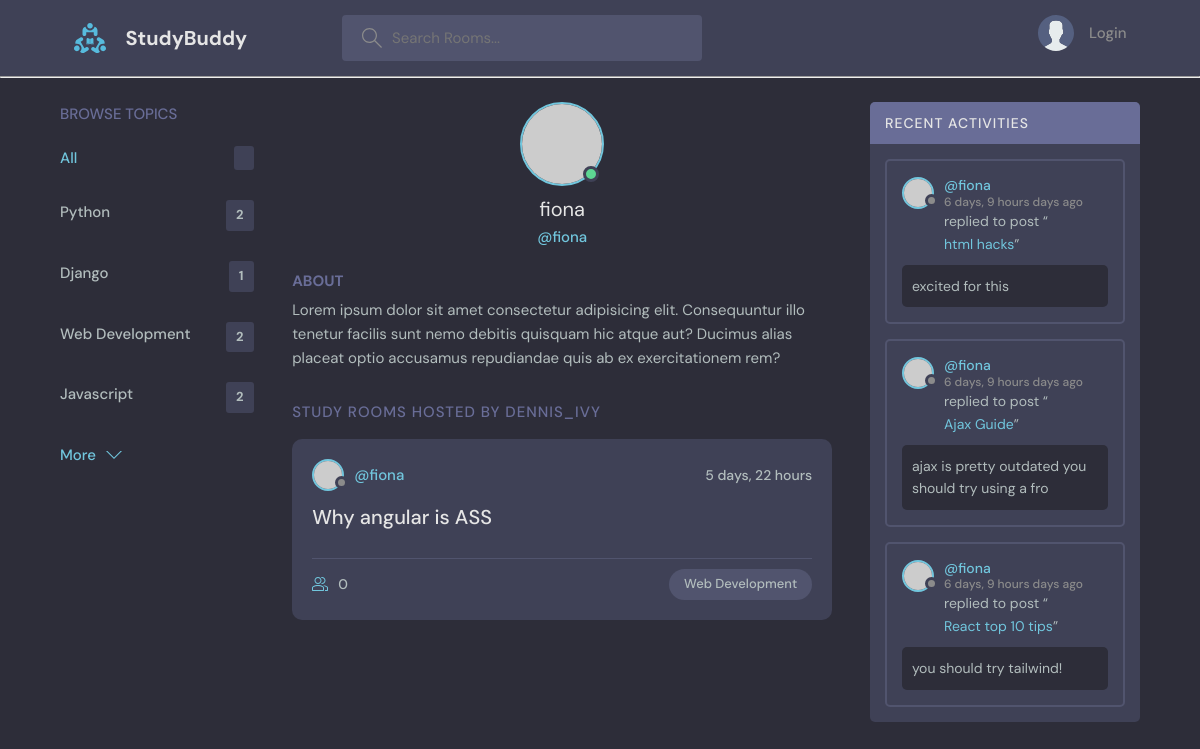
Page /profile/5/ on the earlier database version.
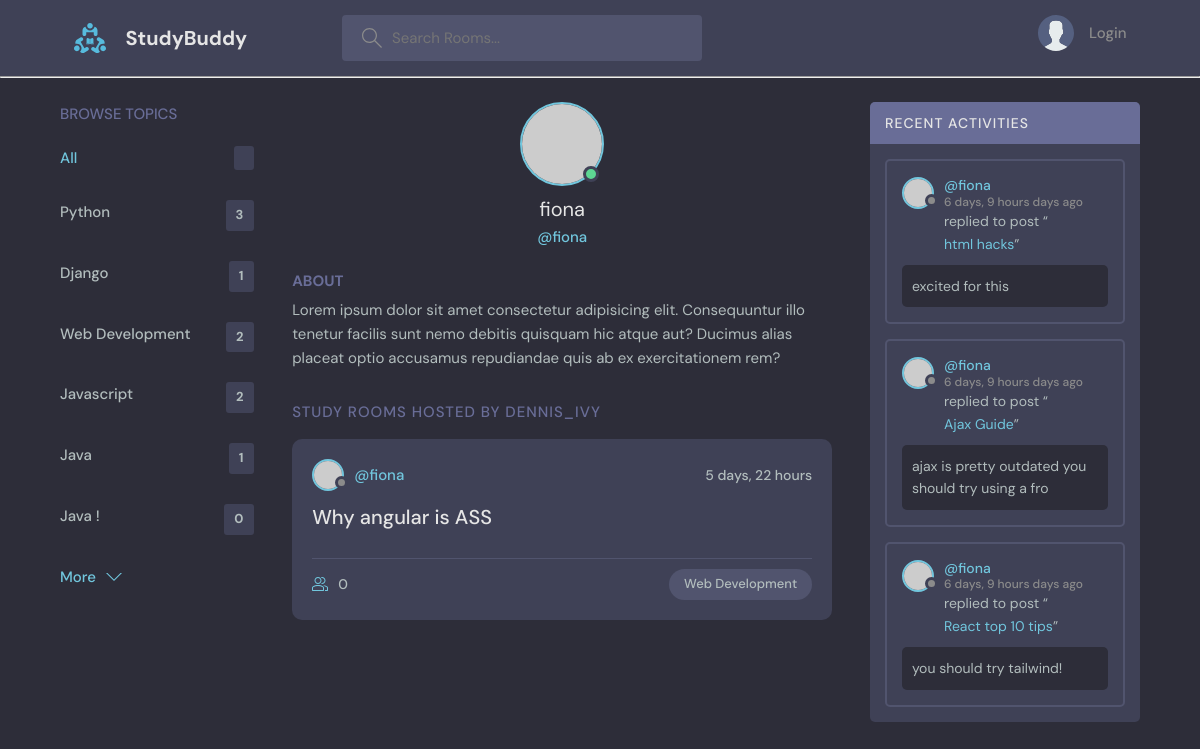
Same page on the later database version.
### base/models.py (models this page shows, shortened)
class Topic(models.Model):
    name = models.CharField(max_length=200)

class Room(models.Model):
    host = models.ForeignKey(User , on_delete=models.SET_NULL , null=True)
    topic = models.ForeignKey(Topic , on_delete=models.SET_NULL , null=True) # When the topic is deleted room will remain
    name = models.CharField(max_length=200)
    description = models.TextField(null=True ,blank=True, max_length=200) # Null meaning it can be blank
    participants = models.ManyToManyField(User , related_name="participants" , blank=True)
    updated = models.DateTimeField(auto_now=True) #Automatic DateTimeField | Everytime we save
    created = models.DateTimeField(auto_now_add=True) #When we first save
    class Meta:
        ordering = ['-updated', '-created'] # if with "-" it will be reversed
    def __str__(self):
        return self.name

class Message(models.Model):
    user = models.ForeignKey(User , on_delete=models.CASCADE) # A message only has one user
    room = models.ForeignKey(Room , on_delete=models.CASCADE) # CASCADE Means if room is deleted the Message will also be deleted
    body = models.TextField(max_length=250)
    updated = models.DateTimeField(auto_now=True) #Automatic DateTimeField | Everytime we save
    created = models.DateTimeField(auto_now_add=True) #When we first save
    class Meta:
        ordering = ['-updated', '-created'] # if with "-" it will be reversed
    def __str__(self):
        return self.body[0:50]

### base/views.py (the view)
# urls.py: path('profile/<str:pk>/' , views.userProfile , name="profile"),
def userProfile(request , pk):
    user = User.objects.get(id = pk)
    rooms = user.room_set.all() # get all children of an object
    room_messages = user.message_set.all() #
    topics = Topic.objects.all()
    context = {'user' : user , 'rooms' : rooms ,'room_messages' : room_messages , 'topics' : topics}
    return render(request , 'base/profile.html' , context)

### base/templates/base/profile.html (shortened to what this page needs)
{% extends "main.html" %}
{% block content %}
<main class="profile-page layout layout--3">
  <div class="container">
    {% include 'base/topics_component.html' %}
    <div class="roomList">
      <div class="profile">
        <div class="profile__avatar">
          <div class="avatar avatar--large active">
            <img src="https://randomuser.me/api/portraits/men/11.jpg" />
          </div>
        </div>
        <div class="profile__info">
          <h3>{{user.username}}</h3>
          <p>@{{user.username}}</p>
        </div>
        <div class="profile__about">
          <h3>About</h3>
          <p>
            Lorem ipsum dolor sit amet consectetur adipisicing elit. Consequuntur illo tenetur
            facilis sunt nemo debitis quisquam hic atque aut? Ducimus alias placeat optio
            accusamus repudiandae quis ab ex exercitationem rem?
          </p>
        </div>
      </div>
      <div class="roomList__header">
        <div>
          <h2>Study Rooms Hosted by dennis_ivy</a>
          </h2>
        </div>
      </div>
      {% include 'base/feed_component.html' %}
    </div>
    {% include 'base/activity_component.html' %}
  </div>
</main>
{% endblock %}

### base/templates/base/topics_component.html
<div class="topics">
    <div class="topics__header">
        <h2>Browse Topics</h2>
    </div>
    <ul class="topics__list">
        <li>
            <a href="{% url 'home' %}" class="active">All <span>{{room_count}}</span></a>
        </li>
        <li>
            {% for topic in topics %}
            <a href="{% url 'home' %}?q={{topic.name}}">{{topic.name}} <span> {{topic.room_set.all.count}} </span></a>
            {% endfor %}
        </li>
    </ul>
    <a class="btn btn--link" href="{% url 'topics' %}">
        More
        <svg version="1.1" xmlns="http://www.w3.org/2000/svg" width="32" height="32" viewBox="0 0 32 32">
            <title>chevron-down</title>
            <path d="M16 21l-13-13h-3l16 16 16-16h-3l-13 13z"></path>
        </svg>
    </a>
</div>

### base/templates/base/feed_component.html (shortened to what this page needs)
{% for room in rooms %}
<div class="roomListRoom">
    <div class="roomListRoom__header">
        <a href="{% url 'profile' room.host.id %}" class="roomListRoom__author">
            <div class="avatar avatar--small">
                <img src="https://randomuser.me/api/portraits/women/11.jpg" />
            </div>
            <span>@{{room.host.username}}</span>
        </a>
        <div class="roomListRoom__actions">
            <span>{{room.created|timesince}}</span>
        </div>
    </div>
    <div class="roomListRoom__content">
        <a href="{% url 'room' room.id %}">{{room.name}}</a>
    </div>
    <div class="roomListRoom__meta">
        <a href="{% url 'room' room.id %}" class="roomListRoom__joined">
            {{room.participants.all.count}}
        </a>
        <p class="roomListRoom__topic">{{room.topic.name}}</p>
    </div>
</div>
{% endfor %}

### base/templates/base/activity_component.html (shortened to what this page needs)
<div class="activities">
    <div class="activities__header">
        <h2>Recent Activities</h2>
    </div>
    {% for message in room_messages %}
    <div class="activities__box">
        <div class="activities__boxHeader roomListRoom__header">
            <a href="{% url 'profile' message.user.id %}" class="roomListRoom__author">
                <div class="avatar avatar--small">
                    <img src="https://randomuser.me/api/portraits/women/11.jpg" />
                </div>
                <p>
                    @{{message.user}}
                    <span>{{message.created|timesince}} days ago</span>
                </p>
            </a>
        </div>
        <div class="activities__boxContent">
            <p>replied to post “<a href="room.html">{{message.room}}</a>”</p>
            <div class="activities__boxRoomContent">
                {{message}}
            </div>
        </div>
    </div>
    {% endfor %}
</div>

Differences in the rows shown:
computed for Topic "Python": room_set.all.count "2" → "3"
added Topic: name "Java", room_set.all.count "1"
added Topic: name "Java !", room_set.all.count "0"
